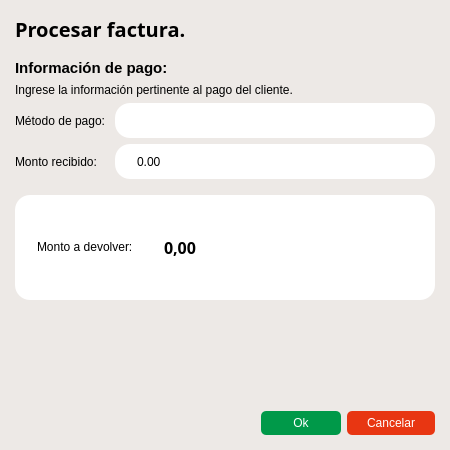
<?xml version="1.0" encoding="UTF-8"?>
<ui version="4.0">
 <class>ProcessOrderDialog</class>
 <widget class="QWidget" name="ProcessOrderDialog">
  <property name="geometry">
   <rect>
    <x>0</x>
    <y>0</y>
    <width>450</width>
    <height>450</height>
   </rect>
  </property>
  <property name="minimumSize">
   <size>
    <width>450</width>
    <height>450</height>
   </size>
  </property>
  <property name="maximumSize">
   <size>
    <width>450</width>
    <height>450</height>
   </size>
  </property>
  <property name="windowTitle">
   <string>Ventana de pago</string>
  </property>
  <property name="styleSheet">
   <string notr="true">QWidget {
	color: black;
	background-color: rgb(237, 233, 230);
}</string>
  </property>
  <layout class="QVBoxLayout" name="verticalLayout">
   <property name="leftMargin">
    <number>15</number>
   </property>
   <property name="topMargin">
    <number>15</number>
   </property>
   <property name="rightMargin">
    <number>15</number>
   </property>
   <property name="bottomMargin">
    <number>15</number>
   </property>
   <item>
    <widget class="QLabel" name="label">
     <property name="font">
      <font>
       <family>Segoe UI Variable</family>
       <pointsize>15</pointsize>
       <bold>true</bold>
      </font>
     </property>
     <property name="styleSheet">
      <string notr="true"/>
     </property>
     <property name="text">
      <string>Procesar factura.</string>
     </property>
    </widget>
   </item>
   <item>
    <spacer name="verticalSpacer_4">
     <property name="orientation">
      <enum>Qt::Orientation::Vertical</enum>
     </property>
     <property name="sizeType">
      <enum>QSizePolicy::Policy::Minimum</enum>
     </property>
     <property name="sizeHint" stdset="0">
      <size>
       <width>20</width>
       <height>10</height>
      </size>
     </property>
    </spacer>
   </item>
   <item>
    <widget class="QLabel" name="label_6">
     <property name="font">
      <font>
       <pointsize>11</pointsize>
       <bold>true</bold>
      </font>
     </property>
     <property name="text">
      <string>Información de pago:</string>
     </property>
    </widget>
   </item>
   <item>
    <widget class="QLabel" name="label_7">
     <property name="text">
      <string>Ingrese la información pertinente al pago del cliente.</string>
     </property>
    </widget>
   </item>
   <item>
    <layout class="QHBoxLayout" name="horizontalLayout_2">
     <property name="sizeConstraint">
      <enum>QLayout::SizeConstraint::SetMaximumSize</enum>
     </property>
     <item>
      <layout class="QHBoxLayout" name="horizontalLayout_3">
       <item>
        <widget class="QLabel" name="label_2">
         <property name="sizePolicy">
          <sizepolicy hsizetype="Preferred" vsizetype="Preferred">
           <horstretch>0</horstretch>
           <verstretch>0</verstretch>
          </sizepolicy>
         </property>
         <property name="styleSheet">
          <string notr="true"/>
         </property>
         <property name="text">
          <string>Método de pago: </string>
         </property>
        </widget>
       </item>
       <item>
        <widget class="QComboBox" name="paymentMethod_comboBox">
         <property name="sizePolicy">
          <sizepolicy hsizetype="Expanding" vsizetype="Expanding">
           <horstretch>0</horstretch>
           <verstretch>0</verstretch>
          </sizepolicy>
         </property>
         <property name="minimumSize">
          <size>
           <width>0</width>
           <height>35</height>
          </size>
         </property>
         <property name="maximumSize">
          <size>
           <width>16777215</width>
           <height>35</height>
          </size>
         </property>
         <property name="styleSheet">
          <string notr="true">  QComboBox {
    border-radius: 15px;
    color: black;
    background-color: white;
    padding-left: 20px;
    padding-right: 10px;
  }

  /* Estilo para el área desplegable */
QComboBox QAbstractItemView {
    border: 2px solid  rgb(237, 233, 230);
    color: black;
    background-color: white;
    selection-background-color: rgb(240, 240, 240);
    selection-color: black;
 }

QComboBox::drop-down {
    width: 0px;
    border: none;
    background-color: black;
}</string>
         </property>
         <property name="modelColumn">
          <number>0</number>
         </property>
        </widget>
       </item>
      </layout>
     </item>
    </layout>
   </item>
   <item>
    <layout class="QHBoxLayout" name="horizontalLayout_6">
     <item>
      <layout class="QHBoxLayout" name="horizontalLayout_4">
       <item>
        <widget class="QLabel" name="label_3">
         <property name="sizePolicy">
          <sizepolicy hsizetype="Minimum" vsizetype="Preferred">
           <horstretch>0</horstretch>
           <verstretch>0</verstretch>
          </sizepolicy>
         </property>
         <property name="maximumSize">
          <size>
           <width>94</width>
           <height>16777215</height>
          </size>
         </property>
         <property name="styleSheet">
          <string/>
         </property>
         <property name="text">
          <string>Monto recibido:</string>
         </property>
        </widget>
       </item>
       <item>
        <widget class="QDoubleSpinBox" name="receivedAmount_doubleSpinBox">
         <property name="minimumSize">
          <size>
           <width>40</width>
           <height>35</height>
          </size>
         </property>
         <property name="styleSheet">
          <string notr="true">QDoubleSpinBox {
  border-radius: 15px;

  color: black;
  background-color: white;
  padding-left: 20px;
  padding-right: 10px;
}

QDoubleSpinBox::up-button, QDoubleSpinBox::down-button {
  width: 0px; /* Hacer que los botones no sean visibles */
}
</string>
         </property>
         <property name="buttonSymbols">
          <enum>QAbstractSpinBox::ButtonSymbols::NoButtons</enum>
         </property>
         <property name="correctionMode">
          <enum>QAbstractSpinBox::CorrectionMode::CorrectToNearestValue</enum>
         </property>
         <property name="maximum">
          <double>16777215.000000000000000</double>
         </property>
        </widget>
       </item>
      </layout>
     </item>
    </layout>
   </item>
   <item>
    <spacer name="verticalSpacer_5">
     <property name="orientation">
      <enum>Qt::Orientation::Vertical</enum>
     </property>
     <property name="sizeType">
      <enum>QSizePolicy::Policy::Minimum</enum>
     </property>
     <property name="sizeHint" stdset="0">
      <size>
       <width>20</width>
       <height>10</height>
      </size>
     </property>
    </spacer>
   </item>
   <item>
    <widget class="QWidget" name="horizontalWidget" native="true">
     <property name="styleSheet">
      <string notr="true">QWidget {
	padding-left: 10px;
	border-radius: 15px;
	color: black;
	background-color: white;
}</string>
     </property>
     <layout class="QHBoxLayout" name="horizontalLayout">
      <item>
       <widget class="QLabel" name="label_4">
        <property name="sizePolicy">
         <sizepolicy hsizetype="Expanding" vsizetype="Expanding">
          <horstretch>0</horstretch>
          <verstretch>0</verstretch>
         </sizepolicy>
        </property>
        <property name="maximumSize">
         <size>
          <width>120</width>
          <height>40</height>
         </size>
        </property>
        <property name="styleSheet">
         <string/>
        </property>
        <property name="text">
         <string>Monto a devolver:</string>
        </property>
       </widget>
      </item>
      <item>
       <widget class="QLabel" name="changeAmount_label">
        <property name="font">
         <font>
          <family>Segoe UI Variable</family>
          <pointsize>12</pointsize>
          <bold>true</bold>
         </font>
        </property>
        <property name="text">
         <string>0,00</string>
        </property>
       </widget>
      </item>
     </layout>
    </widget>
   </item>
   <item>
    <spacer name="verticalSpacer">
     <property name="orientation">
      <enum>Qt::Orientation::Vertical</enum>
     </property>
     <property name="sizeType">
      <enum>QSizePolicy::Policy::Expanding</enum>
     </property>
     <property name="sizeHint" stdset="0">
      <size>
       <width>20</width>
       <height>78</height>
      </size>
     </property>
    </spacer>
   </item>
   <item>
    <layout class="QHBoxLayout" name="horizontalLayout_7">
     <item>
      <spacer name="horizontalSpacer_2">
       <property name="orientation">
        <enum>Qt::Orientation::Horizontal</enum>
       </property>
       <property name="sizeHint" stdset="0">
        <size>
         <width>40</width>
         <height>20</height>
        </size>
       </property>
      </spacer>
     </item>
     <item>
      <widget class="QPushButton" name="accept_button">
       <property name="sizePolicy">
        <sizepolicy hsizetype="Minimum" vsizetype="Fixed">
         <horstretch>0</horstretch>
         <verstretch>0</verstretch>
        </sizepolicy>
       </property>
       <property name="minimumSize">
        <size>
         <width>80</width>
         <height>0</height>
        </size>
       </property>
       <property name="styleSheet">
        <string notr="true">QPushButton {
	border-radius: 5px;
	padding-top: 5px;
	padding-bottom: 5px;
	padding-left: 20px;
	padding-right: 20px px;
	background-color: rgb(0, 153, 73);
	color: rgb(255, 255, 255);
}

QPushButton:hover {
  background-color: rgb(0, 181, 84);     /* Fondo al pasar el mouse */
  color: #f0f0f0;                /* Color del texto al pasar el mouse */
}

QPushButton:pressed {
  background-color: rgb(0, 125, 58);     /* Fondo al presionar */
  color: #d0d0d0;                /* Color del texto al presionar */
}

QPushButton:disabled {
  background-color: rgb(39, 39, 43);     /* Fondo deshabilitado */
  color: #7f8c8d;                /* Color del texto deshabilitado */
}

QPushButton:checked {
  background-color: #27ae60;     /* Fondo cuando está checkable y activado */
  color: #ecf0f1;        
}</string>
       </property>
       <property name="text">
        <string>Ok</string>
       </property>
      </widget>
     </item>
     <item>
      <widget class="QPushButton" name="cancel_button">
       <property name="minimumSize">
        <size>
         <width>80</width>
         <height>0</height>
        </size>
       </property>
       <property name="styleSheet">
        <string notr="true">QPushButton {
	border-radius: 5px;
	padding-top: 5px;
	padding-bottom: 5px;
	padding-left: 20px;
	padding-right: 20px px;
	background-color: rgb(232, 54, 18);
	color: rgb(255, 255, 255);
}

QPushButton:hover {
  background-color: rgb(253, 59, 20);     /* Fondo al pasar el mouse */
  color: #f0f0f0;                /* Color del texto al pasar el mouse */
}

QPushButton:pressed {
  background-color: rgb(208, 48, 16);    /* Fondo al presionar */
  color: #d0d0d0;                /* Color del texto al presionar */
}

QPushButton:disabled {
  background-color: rgb(39, 39, 43);     /* Fondo deshabilitado */
  color: #7f8c8d;                /* Color del texto deshabilitado */
}

QPushButton:checked {
  background-color: #27ae60;     /* Fondo cuando está checkable y activado */
  color: #ecf0f1;        
}</string>
       </property>
       <property name="text">
        <string>Cancelar</string>
       </property>
      </widget>
     </item>
    </layout>
   </item>
  </layout>
 </widget>
 <resources/>
 <connections/>
</ui>
